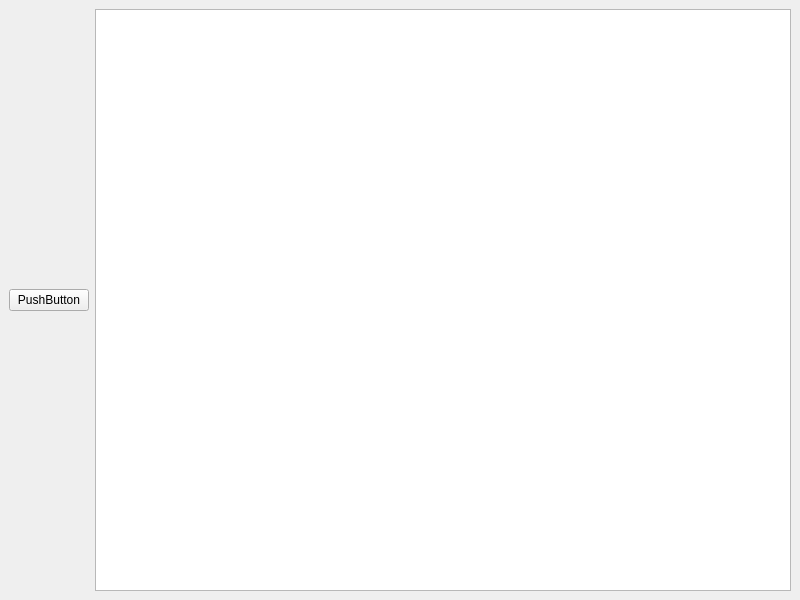
<?xml version="1.0" encoding="UTF-8"?>
<ui version="4.0">
 <class>MainWindow</class>
 <widget class="QMainWindow" name="MainWindow">
  <property name="geometry">
   <rect>
    <x>0</x>
    <y>0</y>
    <width>800</width>
    <height>600</height>
   </rect>
  </property>
  <property name="windowTitle">
   <string>MainWindow</string>
  </property>
  <widget class="QWidget" name="centralwidget">
   <layout class="QGridLayout" name="gridLayout">
    <item row="0" column="0">
     <widget class="QPushButton" name="pushButton">
      <property name="text">
       <string>PushButton</string>
      </property>
      <property name="iconSize">
       <size>
        <width>32</width>
        <height>32</height>
       </size>
      </property>
     </widget>
    </item>
    <item row="0" column="1">
     <widget class="QListWidget" name="listWidget"/>
    </item>
   </layout>
  </widget>
 </widget>
 <resources/>
 <connections/>
</ui>
